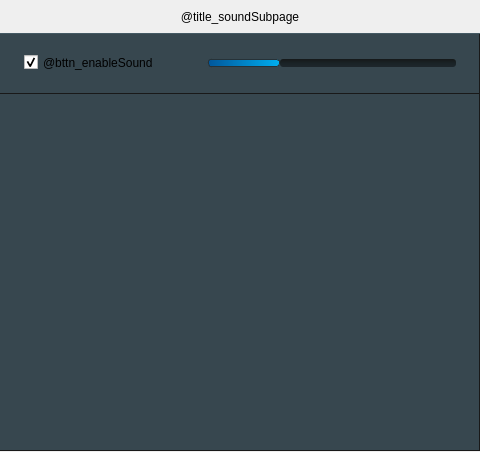
  <widget class="EntityWidget" name="subpage_sound" native="true">
   <property name="geometry">
    <rect>
     <x>0</x>
     <y>0</y>
     <width>480</width>
     <height>452</height>
    </rect>
   </property>
   <property name="minimumSize">
    <size>
     <width>480</width>
     <height>452</height>
    </size>
   </property>
   <property name="maximumSize">
    <size>
     <width>480</width>
     <height>452</height>
    </size>
   </property>
   <property name="styleSheet">
    <string notr="true"/>
   </property>
   <property name="shape" stdset="0">
    <bool>false</bool>
   </property>
   <layout class="QVBoxLayout" name="verticalLayout_3" stretch="0,0">
    <property name="spacing">
     <number>0</number>
    </property>
    <property name="leftMargin">
     <number>0</number>
    </property>
    <property name="topMargin">
     <number>0</number>
    </property>
    <property name="rightMargin">
     <number>0</number>
    </property>
    <property name="bottomMargin">
     <number>1</number>
    </property>
    <item>
     <widget class="QLabel" name="title_soundSubpage">
      <property name="minimumSize">
       <size>
        <width>0</width>
        <height>33</height>
       </size>
      </property>
      <property name="maximumSize">
       <size>
        <width>16777215</width>
        <height>33</height>
       </size>
      </property>
      <property name="styleSheet">
       <string notr="true">QLabel {
    border-right: 1px solid #191919;
}</string>
      </property>
      <property name="text">
       <string>@title_soundSubpage</string>
      </property>
      <property name="alignment">
       <set>Qt::AlignCenter</set>
      </property>
     </widget>
    </item>
    <item>
     <widget class="QWidget" name="body_sound" native="true">
      <property name="styleSheet">
       <string notr="true">
.QWidget {
    background-color: #37474f;
    border-top: 1px solid #455a64;
    border-bottom: 1px solid #191919;
    border-right: 1px solid #191919; 

}

QPushButton {
    border: none;
}
QPushButton:hover {
    background-color: rgba(255, 255, 255, 100);
    border: 1px solid rgba(25, 25, 25, 170);
margin-top: -1px;
margin-left: -1px;
border-radius: 2px;
}

QPushButton:!checked {
	background-image: url(:/textures/Common/icons/icon_play.png);
}
QPushButton:checked {
	background-image: url(:/textures/Common/icons/icon_stop.png);
}</string>
      </property>
      <layout class="QVBoxLayout" name="verticalLayout" stretch="0,1">
       <property name="spacing">
        <number>0</number>
       </property>
       <property name="leftMargin">
        <number>0</number>
       </property>
       <property name="topMargin">
        <number>0</number>
       </property>
       <property name="rightMargin">
        <number>0</number>
       </property>
       <property name="bottomMargin">
        <number>1</number>
       </property>
       <item>
        <widget class="QWidget" name="frame_enableSound" native="true">
         <property name="minimumSize">
          <size>
           <width>0</width>
           <height>61</height>
          </size>
         </property>
         <property name="maximumSize">
          <size>
           <width>16777215</width>
           <height>61</height>
          </size>
         </property>
         <property name="styleSheet">
          <string notr="true">.QWidget {
    background-color: transparent;
    border-top: 1px solid #455a64;
}

QLabel {
    border: none;
    background-color: transparent;
    color: #546e7a;
    font: 600 10px &quot;Open Sans&quot;;
    padding-bottom: 1px;
}



</string>
         </property>
         <widget class="QCheckBox" name="bttn_enableSound">
          <property name="geometry">
           <rect>
            <x>24</x>
            <y>19</y>
            <width>151</width>
            <height>21</height>
           </rect>
          </property>
          <property name="toolTip">
           <string>@Tooltip_Settings_sound_73</string>
          </property>
          <property name="styleSheet">
           <string notr="true"/>
          </property>
          <property name="text">
           <string>@bttn_enableSound</string>
          </property>
          <property name="checked">
           <bool>true</bool>
          </property>
         </widget>
         <widget class="QSlider" name="slider_volume">
          <property name="enabled">
           <bool>true</bool>
          </property>
          <property name="geometry">
           <rect>
            <x>186</x>
            <y>20</y>
            <width>270</width>
            <height>21</height>
           </rect>
          </property>
          <property name="minimumSize">
           <size>
            <width>270</width>
            <height>0</height>
           </size>
          </property>
          <property name="maximumSize">
           <size>
            <width>270</width>
            <height>16777215</height>
           </size>
          </property>
          <property name="focusPolicy">
           <enum>Qt::NoFocus</enum>
          </property>
          <property name="toolTip">
           <string>@Tooltip_Settings_sound_74</string>
          </property>
          <property name="styleSheet">
           <string notr="true">QSlider {
    margin-left: 22px;
    
    background-image: url(:/textures/Common/icons/icon_sound.png);
    background-position: left;
    background-repeat: no-repeat;
    background-clip: margin;
    background-origin: margin;
}

QSlider::groove {
border: 1px hidden;
height: 12px;

padding: -2px 0px -2px 0px;
}

QSlider::handle {
width: 32px;
height: 12px;

	border-image: url(:/textures/Common/handle.png);

}

QSlider::handle:hover {
border-image: url(:/textures/Common/handle_hover.png);
}

QSlider::add-page {
border-radius: 3px;
	background-color: qlineargradient(spread:pad, x1:0, y1:1, x2:0, y2:0, stop:0 #1d272c, stop:0.5 rgba(26, 34, 38, 255), stop:1 #15191a);
}

QSlider::sub-page {
border: 1px solid #263238;
border-radius: 3px;
background-color: qlineargradient(spread:pad, x1:0, y1:0, x2:1, y2:0, stop:0 rgba(1, 87, 155, 255), stop:1 rgba(0, 174, 239, 255));
}

/*DISABLED*/
QSlider::groove:disabled {
border: 1px solid rgba(38, 50, 56, 100);
}

QSlider::handle:disabled {
border-image: url(:/textures/Common/handle_disabled.png);
}

QSlider::add-page:disabled {
border: 1px solid #263238;
	background-color: qlineargradient(spread:pad, x1:0, y1:1, x2:0, y2:0, stop:0 rgba(55, 55, 55, 255), stop:1 rgba(44, 44, 44, 255));
}

QSlider::sub-page:disabled {
border: 1px solid #263238;
background-color: #777777;
}
</string>
          </property>
          <property name="maximum">
           <number>1000</number>
          </property>
          <property name="value">
           <number>284</number>
          </property>
          <property name="sliderPosition">
           <number>284</number>
          </property>
          <property name="orientation">
           <enum>Qt::Horizontal</enum>
          </property>
         </widget>
        </widget>
       </item>
       <item>
        <widget class="QListWidget" name="listWidget">
         <property name="minimumSize">
          <size>
           <width>478</width>
           <height>0</height>
          </size>
         </property>
         <property name="maximumSize">
          <size>
           <width>478</width>
           <height>16777215</height>
          </size>
         </property>
         <property name="palette">
          <palette>
           <active>
            <colorrole role="Button">
             <brush brushstyle="SolidPattern">
              <color alpha="255">
               <red>55</red>
               <green>71</green>
               <blue>79</blue>
              </color>
             </brush>
            </colorrole>
            <colorrole role="Base">
             <brush brushstyle="SolidPattern">
              <color alpha="255">
               <red>55</red>
               <green>71</green>
               <blue>79</blue>
              </color>
             </brush>
            </colorrole>
            <colorrole role="Window">
             <brush brushstyle="SolidPattern">
              <color alpha="255">
               <red>55</red>
               <green>71</green>
               <blue>79</blue>
              </color>
             </brush>
            </colorrole>
           </active>
           <inactive>
            <colorrole role="Button">
             <brush brushstyle="SolidPattern">
              <color alpha="255">
               <red>55</red>
               <green>71</green>
               <blue>79</blue>
              </color>
             </brush>
            </colorrole>
            <colorrole role="Base">
             <brush brushstyle="SolidPattern">
              <color alpha="255">
               <red>55</red>
               <green>71</green>
               <blue>79</blue>
              </color>
             </brush>
            </colorrole>
            <colorrole role="Window">
             <brush brushstyle="SolidPattern">
              <color alpha="255">
               <red>55</red>
               <green>71</green>
               <blue>79</blue>
              </color>
             </brush>
            </colorrole>
           </inactive>
           <disabled>
            <colorrole role="Button">
             <brush brushstyle="SolidPattern">
              <color alpha="255">
               <red>55</red>
               <green>71</green>
               <blue>79</blue>
              </color>
             </brush>
            </colorrole>
            <colorrole role="Base">
             <brush brushstyle="SolidPattern">
              <color alpha="255">
               <red>55</red>
               <green>71</green>
               <blue>79</blue>
              </color>
             </brush>
            </colorrole>
            <colorrole role="Window">
             <brush brushstyle="SolidPattern">
              <color alpha="255">
               <red>55</red>
               <green>71</green>
               <blue>79</blue>
              </color>
             </brush>
            </colorrole>
           </disabled>
          </palette>
         </property>
         <property name="styleSheet">
          <string notr="true">QAbstractItemView {
    background-color: #37474f;
    outline:0;
    border: none;
    font: 13px &quot;Open Sans Semibold&quot;;
}
QAbstractItemView:disbaled {
    background-color: rgba(55, 71, 79, 100);
    outline:0;
border: none;
}
QAbstractItemView::item {
    height: 28px;
    background-color: #37474f;
    border-top: 1px solid #455a64;
    border-bottom: 1px solid #191919;
    color: #fafafa;
    font: 13px &quot;Open Sans Semibold&quot;;
    outline:0;
    padding-left: -20px;
}
QAbstractItemView::item:disabled {
    background-color: rgba(55, 71, 79, 100);
    border-top: 1px solid rgba(69, 90, 100, 100);
    border-bottom: 1px solid rgba(25, 25, 25, 100);
    color: rgba(250, 250, 250, 100);
}

QAbstractItemView::indicator {
    left: 439px;
width: 34px;
height: 20px;
border: none;
border-bottom: 1px solid #455a64;
	background-image: url(:/textures/Common/icons/bttn1x2_switch_on_off_filter.png);
}

QAbstractItemView::icon {

}

QAbstractItemView::indicator:!checked {
    background-position: bottom;
}</string>
         </property>
         <property name="verticalScrollBarPolicy">
          <enum>Qt::ScrollBarAlwaysOff</enum>
         </property>
         <property name="horizontalScrollBarPolicy">
          <enum>Qt::ScrollBarAlwaysOff</enum>
         </property>
         <property name="autoScroll">
          <bool>false</bool>
         </property>
         <property name="autoScrollMargin">
          <number>0</number>
         </property>
         <property name="selectionMode">
          <enum>QAbstractItemView::NoSelection</enum>
         </property>
         <property name="spacing">
          <number>0</number>
         </property>
         <property name="gridSize">
          <size>
           <width>474</width>
           <height>30</height>
          </size>
         </property>
         <property name="viewMode">
          <enum>QListView::ListMode</enum>
         </property>
         <property name="uniformItemSizes">
          <bool>true</bool>
         </property>
         <property name="currentRow">
          <number>-1</number>
         </property>
        </widget>
       </item>
      </layout>
     </widget>
    </item>
   </layout>
  </widget>
